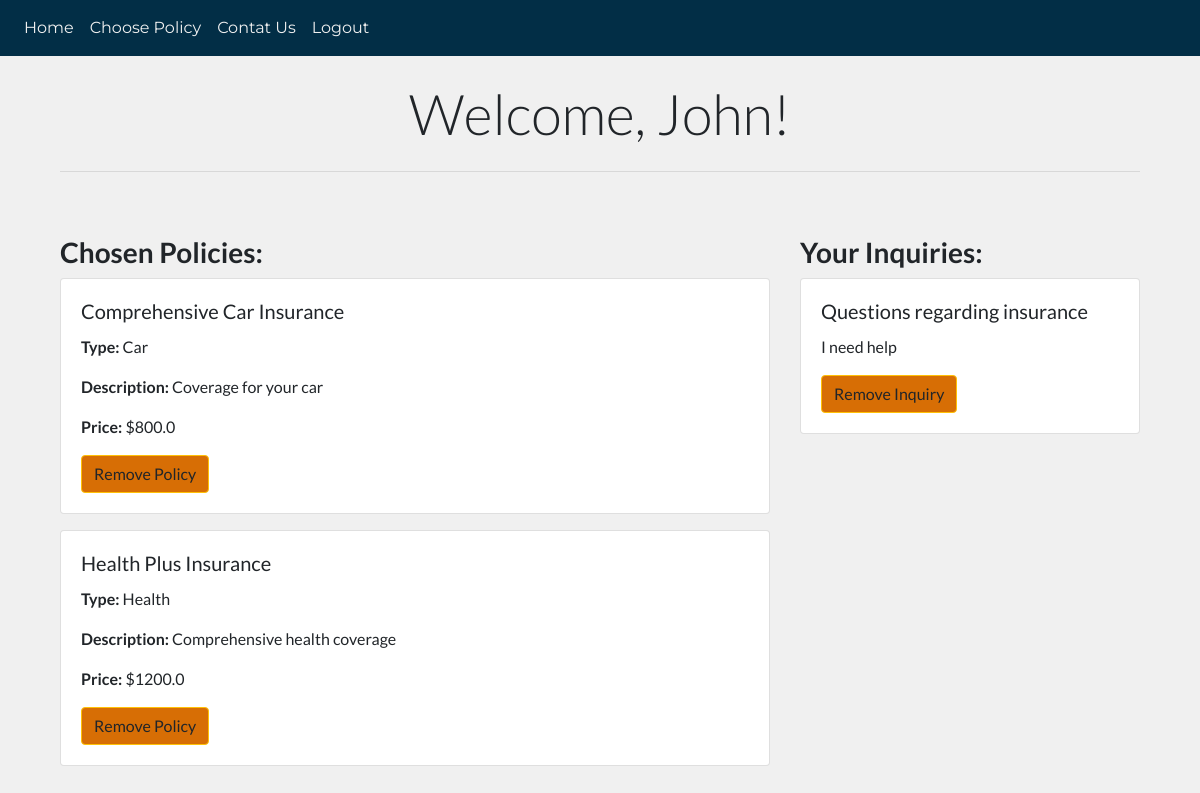
Screenshot of / (signed in) with the database file from the repository.
### website/models.py (models this page shows, shortened)
class User(db.Model, UserMixin):
    id = db.Column(db.Integer, primary_key=True)
    email = db.Column(db.String(150), unique=True)
    password = db.Column(db.String(150))
    first_name = db.Column(db.String(150))
    chosen_policies = db.relationship('Policy', secondary='user_policy', backref=db.backref('users', lazy='dynamic'))

class Policy(db.Model):
    id = db.Column(db.Integer, primary_key=True)
    title = db.Column(db.String(255), nullable=False)
    insurance_type = db.Column(db.String(50), nullable=False)
    description = db.Column(db.Text)
    price = db.Column(db.Float, nullable=False)

class Contact(db.Model):
    id = db.Column(db.Integer, primary_key=True)
    title = db.Column(db.String(255), nullable=False)
    description = db.Column(db.Text)
    date_created = db.Column(db.DateTime(timezone=True), default=func.now())
    user_id = db.Column(db.Integer, db.ForeignKey('user.id'))
    user = db.relationship('User', backref='contacts', lazy=True)  # Add this line

### website/views.py (the view)
@views.route('/', methods=['GET', 'POST'])
@login_required
def home():
    return render_template("home.html", user=current_user, chosen_policy=current_user.chosen_policies)

### website/__init__.py (called while the page is built)
def create_app():
    app = Flask(__name__)
    app.config['SECRET_KEY'] = secrets.token_hex(16)
    app.config['SQLALCHEMY_DATABASE_URI'] = f'sqlite:///{DB_NAME}'
    db.init_app(app)
    migrate = Migrate(app, db)
    from .views import views
    from .auth import auth
    app.register_blueprint(views, url_prefix='/')
    app.register_blueprint(auth, url_prefix='/')
    from .models import User
    with app.app_context():
        db.create_all()
        login_manager = LoginManager()
        login_manager.login_view = 'auth.login'
        login_manager.init_app(app)
        @login_manager.user_loader
        def load_user(id):
            return User.query.get(int(id))
    return app

### website/templates/home.html (shortened to what this page needs)
{% extends "base.html" %}
{% block content %}
<div class="container mt-4">
  <h2 class="display-4 text-center mb-4">Welcome, {{ user.first_name }}!</h2>
  <hr>
  <div class="row">
    <div class="col-md-8">
      <h3 class="mt-5 mb-2">Chosen Policies:</h3>
      {% if user.chosen_policies %}
        {% for chosen_policy in user.chosen_policies %}
          <div class="card mb-3">
            <div class="card-body">
              <h5 class="card-title">{{ chosen_policy.title }}</h5>
              <p class="card-text"><strong>Type:</strong> {{ chosen_policy.insurance_type }}</p>
              <p class="card-text"><strong>Description:</strong> {{ chosen_policy.description }}</p>
              <p class="card-text"><strong>Price:</strong> ${{ chosen_policy.price }}</p>
              <form method="POST" action="{{ url_for('views.delete_policy', policy_id=chosen_policy.id) }}">
                <button type="submit" class="btn btn-warning">Remove Policy</button>
              </form>
            </div>
          </div>
        {% endfor %}
      {% else %}
      <div class="mt-2">
        <p class="lead">You haven't chosen any policies yet. <a href="{{ url_for('views.choose_policy') }}" class="btn btn-info">Choose a Policy</a></p>
        </div>
      {% endif %}
    </div>
    <div class="col-md-4">
      <h3 class="mt-5 mb-2">Your Inquiries:</h3>
      {% if user.contacts %}
        {% for contact in user.contacts %}
          <div class="card mb-3">
            <div class="card-body">
              <h5 class="card-title">{{ contact.title }}</h5>
              <p class="card-text">{{ contact.description }}</p>
              <a href="{{ url_for('views.delete_inquery', contact_id=contact.id) }}" class="btn btn-warning">Remove Inquiry</a>
            </div>
          </div>
        {% endfor %}
      {% else %}
        <div class="mt-2">
          <p class="lead">You don't have any inquiries yet. <a href="{{ url_for('views.contact_us') }}" class="btn btn-info">Create a New Inquiry</a></p>
        </div>
      {% endif %}
    </div>
  </div>
</div>
{% endblock %}

### website/templates/base.html (shortened to what this page needs)
<!DOCTYPE html>
<html>
  <head>
    <link
      rel="stylesheet"
      href="https://stackpath.bootstrapcdn.com/bootstrap/4.4.1/css/bootstrap.min.css"
    />
    <link
      rel="stylesheet"
      href="https://stackpath.bootstrapcdn.com/font-awesome/4.7.0/css/font-awesome.min.css"
    />
    <link rel="stylesheet" type="text/css" href="{{ url_for('static', filename='styles.css') }}">
  </head>
  <body>
    <nav class="navbar navbar-expand-lg navbar-dark">
      <div class="collapse navbar-collapse" id="navbar">
        <div class="navbar-nav">
          {% if user.is_authenticated %}
          <a class="nav-item nav-link" id="home" href="/">Home</a>
          <a class="nav-item nav-link" id="choosePolicy" href="{{ url_for('views.choose_policy') }}">Choose Policy</a>
          <a class="nav-item nav-link" id="contact" href="/contact-us">Contat Us</a>
          <a class="nav-item nav-link" id="logout" href="/logout">Logout</a>
          {% else %}
          <a class="nav-item nav-link" id="login" href="/login">Login</a>
          <a class="nav-item nav-link" id="signUp" href="/sign-up">Sign Up</a>
          {% endif %}
        </div>
      </div>
    </nav>
    <div class="container">{% block content %} {% endblock %}</div>
  </body>
</html>

### website/static/styles.css (style rules this page uses)
body { background-color: #f0f0f0; font-family: 'Lato', sans-serif; }
.navbar { background-color: #022e46; font-family: 'Montserrat', sans-serif; }
h1, h2, h3, h4 { font-family: 'Lato', sans-serif; font-weight: bold; }
.btn-warning { background-color: rgb(215, 110, 5); }
.navbar-dark .navbar-nav .nav-link { color: #f0f0f0; }

### rows the page displays
User: first_name "John"
Policy: title "Comprehensive Car Insurance", insurance_type "Car", description "Coverage for your car", price "800.0"
Policy: title "Health Plus Insurance", insurance_type "Health", description "Comprehensive health coverage", price "1200.0"
Contact: title "Questions regarding insurance", description "I need help"
